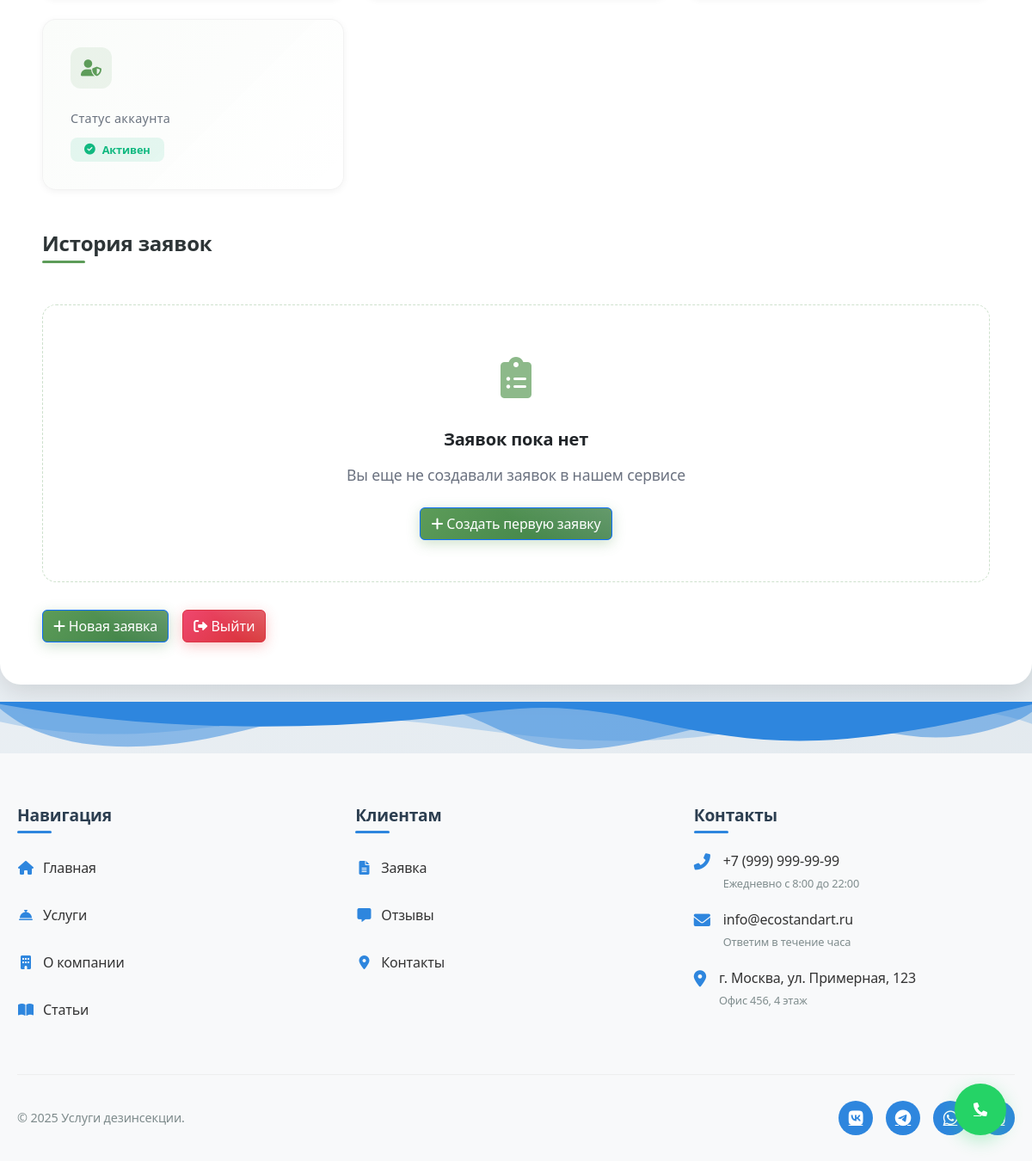
/accounts/profile/ (signed in, lower part), run on an earlier commit of the app's database.
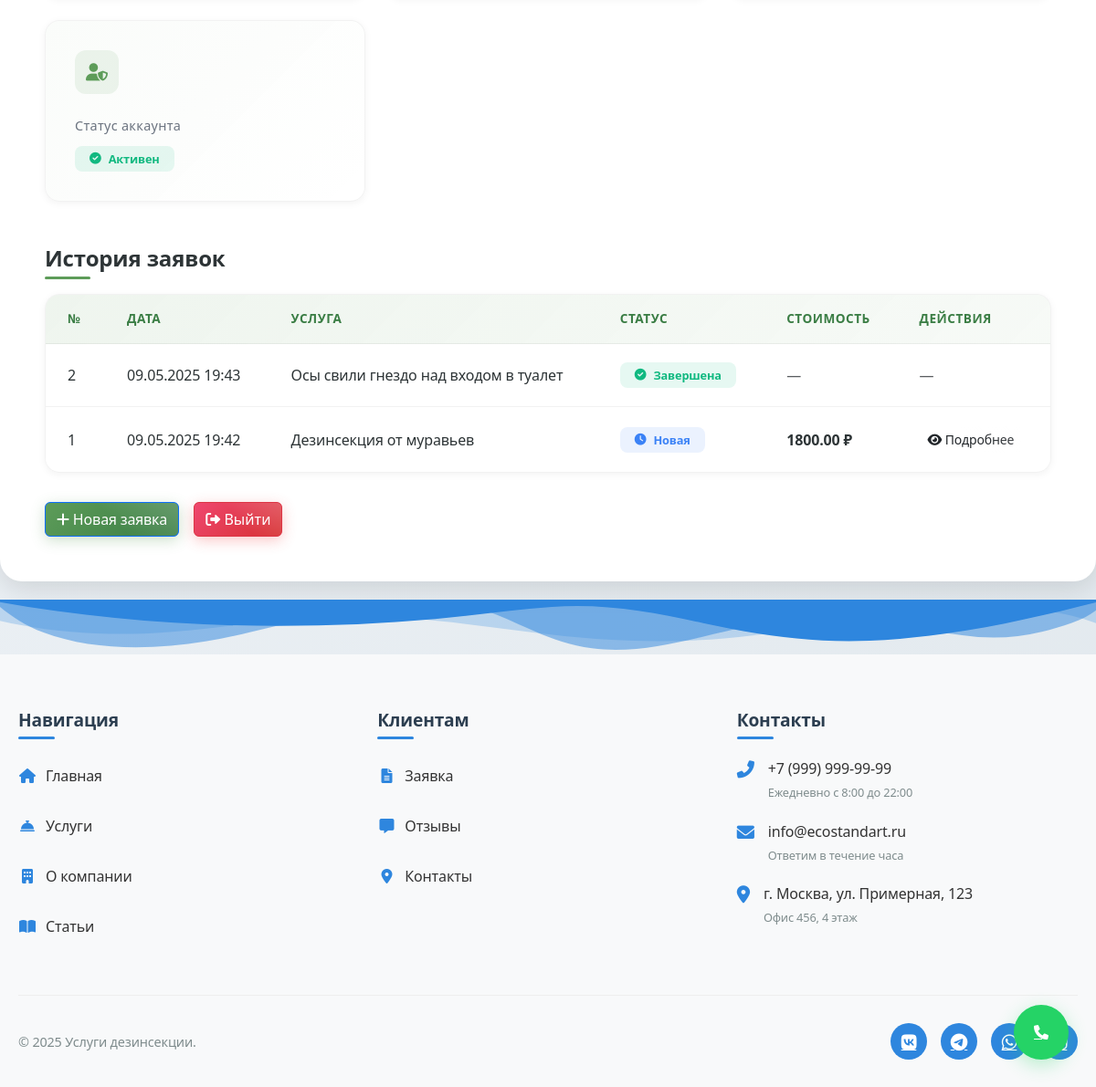
And on a later commit of the database.
### accounts/models.py (models this page shows, shortened)
class ServiceRequest(models.Model):
    user = models.ForeignKey(User, on_delete=models.CASCADE, related_name='requests')
    service = models.ForeignKey('Service', on_delete=models.SET_NULL, null=True, blank=True)
    custom_service = models.CharField(max_length=200, blank=True, null=True)
    problem_description = models.TextField()
    full_name = models.CharField(max_length=100)
    phone = models.CharField(max_length=20)
    address = models.TextField()
    status = models.CharField(max_length=20, choices=RequestStatus.choices, default=RequestStatus.NEW)
    price = models.DecimalField(max_digits=10, decimal_places=2, null=True, blank=True)
    created_at = models.DateTimeField(auto_now_add=True)
    updated_at = models.DateTimeField(auto_now=True)

class Service(models.Model):
    name = models.CharField(max_length=200)
    description = models.TextField()
    price_min = models.DecimalField(max_digits=10, decimal_places=2, verbose_name="Минимальная цена", default=0.00)
    price_max = models.DecimalField(max_digits=10, decimal_places=2, verbose_name="Максимальная цена", default=0.00)
    equipment_image = models.ImageField(upload_to='equipment/', blank=True, null=True)

### accounts/views.py (the view)
# urls.py: path('profile/', views.profile, name='profile'),
@login_required
def profile(request):
    user_requests = ServiceRequest.objects.filter(user=request.user).order_by('-created_at')
    return render(request, 'accounts/profile.html', {
        'user_requests': user_requests
    })

### templates/accounts/profile.html (shortened to what the changed rows need)
{% load static %}
<!DOCTYPE html>
<html lang="ru">
<head>
    <link rel="stylesheet" href="https://cdnjs.cloudflare.com/ajax/libs/font-awesome/6.4.2/css/all.min.css">
    <link href="https://cdn.jsdelivr.net/npm/bootstrap@5.3.2/dist/css/bootstrap.min.css" rel="stylesheet">
</head>
<body>
{% include 'includes/navbar.html' %}
<div class="profile-container">
    <div class="profile-content">
        {% if user_requests %}
        <div class="requests-container">
            <table class="requests-table">
                <thead>
                    <tr>
                        <th>№</th>
                        <th>Дата</th>
                        <th>Услуга</th>
                        <th>Статус</th>
                        <th>Стоимость</th>
                        <th>Действия</th>
                    </tr>
                </thead>
                <tbody>
                    {% for req in user_requests %}
                    <tr>
                        <td>{{ req.id }}</td>
                        <td>{{ req.created_at|date:"d.m.Y H:i" }}</td>
                        <td>
                            {% if req.service %}
                                {{ req.service.name }}
                            {% else %}
                                {{ req.custom_service }}
                            {% endif %}
                        </td>
                        <td>
                            <span class="status-badge
                                {% if req.status == 'new' %}status-new
                                {% elif req.status == 'in_progress' %}status-in-progress
                                {% elif req.status == 'completed' %}status-completed
                                {% else %}status-cancelled{% endif %}">
                                <i class="fas
                                    {% if req.status == 'new' %}fa-clock
                                    {% elif req.status == 'in_progress' %}fa-spinner fa-pulse
                                    {% elif req.status == 'completed' %}fa-check-circle
                                    {% else %}fa-times-circle{% endif %}"></i>
                                {{ req.get_status_display }}
                            </span>
                        </td>
                        <td>
                            {% if req.price %}
                                <span class="fw-bold">{{ req.price }} ₽</span>
                            {% else %}
                                <span class="text-muted">—</span>
                            {% endif %}
                        </td>
                        <td>
                            {% if req.service %}
                                <a href="{% url 'service_detail' req.service.id %}" class="btn btn-sm btn-outline">
                                    <i class="fas fa-eye"></i> Подробнее
                                </a>
                            {% else %}
                                <span class="text-muted">—</span>
                            {% endif %}
                        </td>
                    </tr>
                    {% endfor %}
                </tbody>
            </table>
        </div>
        {% else %}
        <div class="empty-state">
            <div class="empty-icon">
                <i class="fas fa-clipboard-list"></i>
            </div>
            <h5 class="fw-bold mb-3">Заявок пока нет</h5>
            <p class="empty-text">Вы еще не создавали заявок в нашем сервисе</p>
            <a href="{% url 'order' %}" class="btn btn-primary">
                <i class="fas fa-plus"></i> Создать первую заявку
            </a>
        </div>
        {% endif %}
    </div>
</div>
{% include 'includes/footer.html' %}
</body>
</html>

What changed in the data, as far as the page shows it:
added ServiceRequest: id "2", created_at "09.05.2025 19:43", custom_service "Осы свили гнездо над входом в туалет", status "Завершена"
added ServiceRequest: id "1", created_at "09.05.2025 19:42", service.name "Дезинсекция от муравьев", status "Новая", price "1800.00", shows "Подробнее"
Also different on the page:
text no longer shown: "Заявок пока нет Вы еще не создавали заявок в нашем сервисе Создать первую заявку"
text now shown: "№ ДАТА УСЛУГА СТАТУС СТОИМОСТЬ ДЕЙСТВИЯ"
